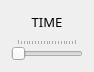
<?xml version="1.0" encoding="UTF-8"?>
<ui version="4.0">
 <class>Dialog</class>
 <widget class="QDialog" name="Dialog">
  <property name="geometry">
   <rect>
    <x>0</x>
    <y>0</y>
    <width>94</width>
    <height>72</height>
   </rect>
  </property>
  <property name="windowTitle">
   <string>Dialog</string>
  </property>
  <layout class="QVBoxLayout" name="verticalLayout">
   <item>
    <widget class="QLabel" name="lbl_time">
     <property name="enabled">
      <bool>true</bool>
     </property>
     <property name="sizePolicy">
      <sizepolicy hsizetype="Ignored" vsizetype="Minimum">
       <horstretch>0</horstretch>
       <verstretch>0</verstretch>
      </sizepolicy>
     </property>
     <property name="font">
      <font>
       <family>3ds</family>
       <pointsize>10</pointsize>
      </font>
     </property>
     <property name="text">
      <string>TIME</string>
     </property>
     <property name="alignment">
      <set>Qt::AlignCenter</set>
     </property>
    </widget>
   </item>
   <item>
    <widget class="QSlider" name="sld_time">
     <property name="enabled">
      <bool>true</bool>
     </property>
     <property name="sizePolicy">
      <sizepolicy hsizetype="Ignored" vsizetype="Minimum">
       <horstretch>0</horstretch>
       <verstretch>0</verstretch>
      </sizepolicy>
     </property>
     <property name="font">
      <font>
       <family>3ds</family>
      </font>
     </property>
     <property name="cursor">
      <cursorShape>PointingHandCursor</cursorShape>
     </property>
     <property name="toolTip">
      <string>Seek through the animation range.</string>
     </property>
     <property name="maximum">
      <number>100</number>
     </property>
     <property name="pageStep">
      <number>5</number>
     </property>
     <property name="tracking">
      <bool>false</bool>
     </property>
     <property name="orientation">
      <enum>Qt::Horizontal</enum>
     </property>
     <property name="invertedAppearance">
      <bool>false</bool>
     </property>
     <property name="tickPosition">
      <enum>QSlider::TicksAbove</enum>
     </property>
    </widget>
   </item>
  </layout>
 </widget>
 <resources/>
 <connections/>
</ui>
